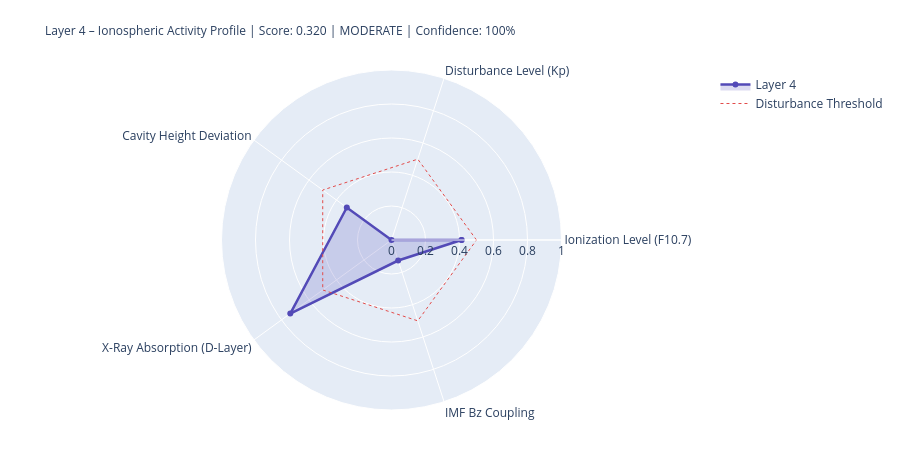

Notebook code for this chart:
### Markdown cell above
---
## 4. State Assessment & Handoff to Layer 5

### Code cell
# ============================================================
# LAYER-4-SCORE
# ============================================================

COMPONENTS = {
    'Ionization Level (F10.7)':    {'score': ioniz,       'source': 'primary' if f107_now else 'from_layer0', 'dynamic': True},
    'Disturbance Level (Kp)':          {'score': disturb,     'source': 'primary' if kp_now   else 'from_layer0', 'dynamic': True},
    'Cavity Height Deviation':    {'score': h_dev,       'source': 'derived',                                'dynamic': True},
    'X-Ray Absorption (D-Layer)':{'score': xray_ioniz,  'source': 'primary' if xray_now else 'missing',     'dynamic': True},
    'IMF Bz Coupling':             {'score': bz_coupling, 'source': 'primary' if bz_now   else 'from_layer0', 'dynamic': True},
}

available    = {k: v['score'] for k, v in COMPONENTS.items() if v['score'] is not None}
unavailable  = [k for k, v in COMPONENTS.items() if v['score'] is None]
layer4_score = round(sum(available.values()) / len(available), 4) if available else None
confidence   = round(len(available) / len(COMPONENTS), 2)
level = ('unknown' if layer4_score is None
         else 'quiet'   if layer4_score < 0.3
         else 'moderate' if layer4_score < 0.6
         else 'active')
dominant_l4 = max(available, key=available.get) if available else 'none'

# Resonance delta for Schumann SR-1
sr1_ref = schumann_freq(1, 80.0)
sr1_now = schumann_freq(1, h_eff)
sr1_delta_mhz = (sr1_now - sr1_ref) * 1000

# Propagation conditions
prop_cond = ('disturbed'   if kp_val > 4
             else 'unsettled' if kp_val > 2
             else 'normal')
if xray_class in ['X', 'M']:
    prop_cond = 'Radio-Blackout moeglich'

W = 68
print('=' * W)
print('LAYER 4 – IONOSPHERE – STATE ASSESSMENT')
print('=' * W)
for name, comp in COMPONENTS.items():
    s = comp['score']
    if s is not None:
        bar = '█' * int(s * 20) + '░' * (20 - int(s * 20))
        print(f'  {name:<36} {bar}  {s:.3f}  [{comp["source"]}]')
    else:
        print(f'  {name:<36} {"─" * 20}  n/a   [missing]')
print('-' * W)
print(f'  Score:          {layer4_score:.3f}  ({len(available)}/{len(COMPONENTS)} components)')
print(f'  Confidence:     {confidence:.0%}')
print(f'  Level:          {level.upper()}')
print(f'  Dominant:       {dominant_l4}')
print(f'  Cavity height:  {h_eff:.1f} km  (Ref: 80.0 km)')
print(f'  SR-1:           {sr1_now:.3f} Hz  (Δ {sr1_delta_mhz:+.1f} mHz vs. ref)')
print(f'  Propagation:    {prop_cond}')
print(f'  X-Ray:          {xray_class}-class  ({xray_now:.2e} W/m²)' if xray_now else '  X-Ray:          n/a')
print('=' * W)

# Radar
cats   = list(available.keys())
vals_r = list(available.values())
if len(cats) >= 3:
    fig = go.Figure()
    fig.add_trace(go.Scatterpolar(
        r=vals_r + [vals_r[0]], theta=cats + [cats[0]],
        fill='toself', fillcolor='rgba(83,74,183,0.20)',
        line=dict(color='#534AB7', width=2.5), name='Layer 4'
    ))
    fig.add_trace(go.Scatterpolar(
        r=[0.5] * (len(cats)+1), theta=cats + [cats[0]],
        line=dict(color='#E24B4A', dash='dot', width=1),
        mode='lines', name='Disturbance Threshold'
    ))
    fig.update_layout(
        title=dict(
            text=f'Layer 4 – Ionospheric Activity Profile | Score: {layer4_score:.3f} | {level.upper()} | Confidence: {confidence:.0%}',
            font=dict(size=12)
        ),
        polar=dict(radialaxis=dict(visible=True, range=[0, 1])),
        height=450, showlegend=True,
        margin=dict(l=80, r=80, t=70, b=40)
    )
    fig.show()

### Figure 1 — Plotly figure (JSON) as saved in the notebook; plotly's stock layout.template omitted (floating-point values rounded to 4 significant figures)
{"data": [{"fill": "toself", "fillcolor": "rgba(83,74,183,0.20)", "line": {"color": "#534AB7", "width": 2.5}, "name": "Layer 4", "r": [0.412, 0.0, 0.325, 0.736, 0.127, 0.412], "theta": ["Ionization Level (F10.7)", "Disturbance Level (Kp)", "Cavity Height Deviation", "X-Ray Absorption (D-Layer)", "IMF Bz Coupling", "Ionization Level (F10.7)"], "type": "scatterpolar"}, {"line": {"color": "#E24B4A", "dash": "dot", "width": 1}, "mode": "lines", "name": "Disturbance Threshold", "r": [0.5, 0.5, 0.5, 0.5, 0.5, 0.5], "theta": ["Ionization Level (F10.7)", "Disturbance Level (Kp)", "Cavity Height Deviation", "X-Ray Absorption (D-Layer)", "IMF Bz Coupling", "Ionization Level (F10.7)"], "type": "scatterpolar"}], "layout": {"height": 450, "margin": {"b": 40, "l": 80, "r": 80, "t": 70}, "polar": {"radialaxis": {"range": [0, 1], "visible": true}}, "showlegend": true, "title": {"font": {"size": 12}, "text": "Layer 4 – Ionospheric Activity Profile | Score: 0.320 | MODERATE | Confidence: 100%"}}}
